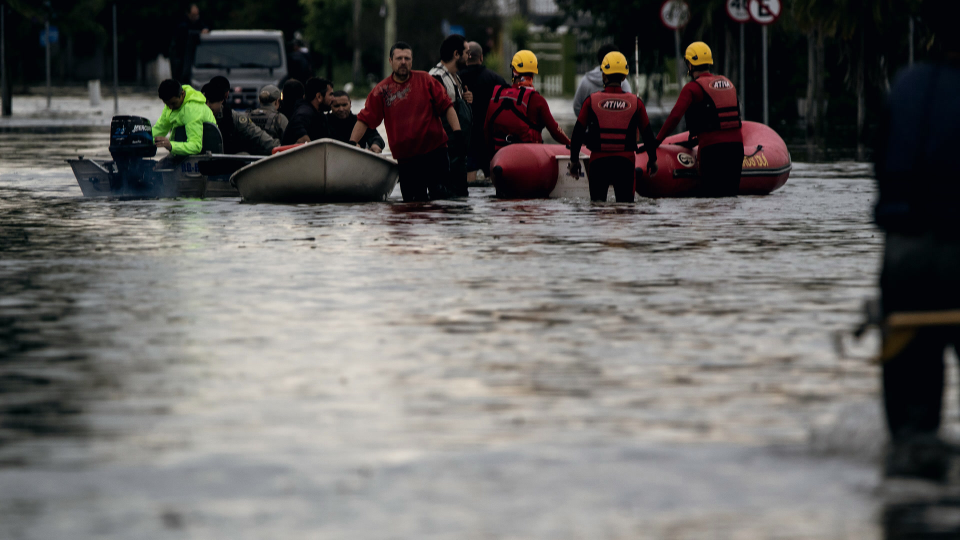
#> input picture docs/submission/deck_final/assets/photos/s01_c009.jpg, 1920 x 1080 px (shown at 1/2 size); its folder holds only this picture in this run
$ python photo_review.py
#> lines starting #> are read from the running program, lines starting #| are printed output that depends on the picture
from pathlib import Path
from PIL import Image,ImageDraw,ImageFont
R=Path(__file__).resolve().parents[2]
pics=list((R/'tools/video/assets/photos').glob('*.jpg'))
im=Image.new('RGB',(1200,math.ceil(len(pics)/3)*260),'#071017') if False else Image.new('RGB',(1200,520),'#071017')
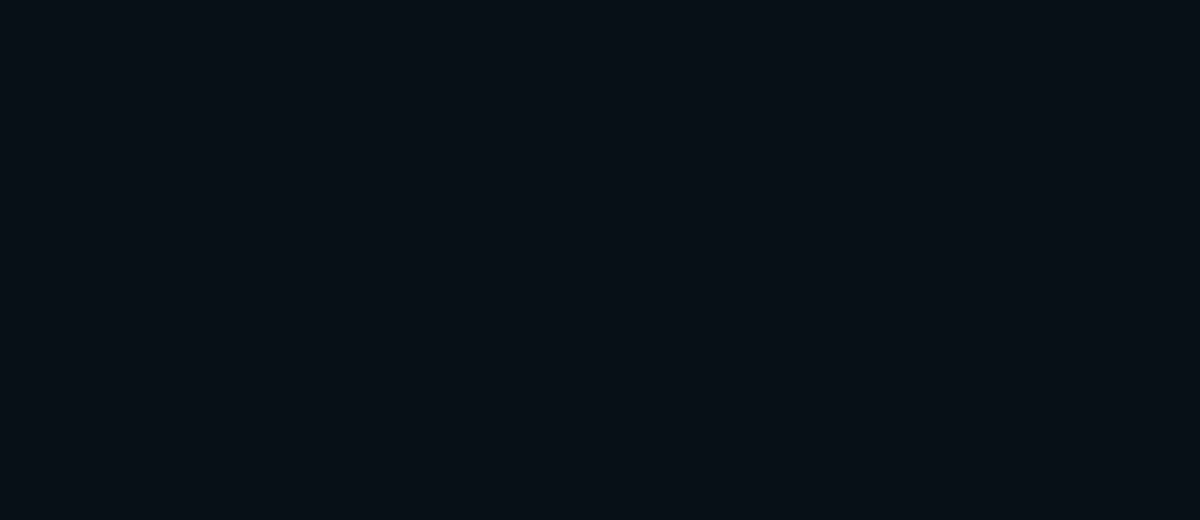
#> im: PIL image 1200x520 RGB; mean R, G, B 7, 16, 23
d=ImageDraw.Draw(im)
for i,p in enumerate(pics):
    a=Image.open(p);a.thumbnail((390,220));x=(i%3)*400;y=(i//3)*260;im.paste(a,(x,y));d.text((x+8,y+228),p.stem,fill='white')
#> further down, a is the input picture: PIL image 1920x1080 RGB; mean R, G, B 101, 99.4, 97.5
#> after `a.thumbnail((390, 220))`:
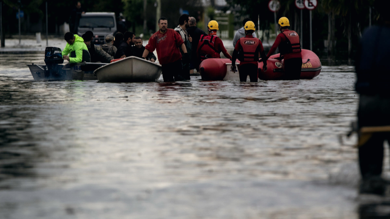
#> a: PIL image 390x219 RGB; mean R, G, B 101.2, 99.5, 97.6
#> after `im.paste(a, (x, y))`:
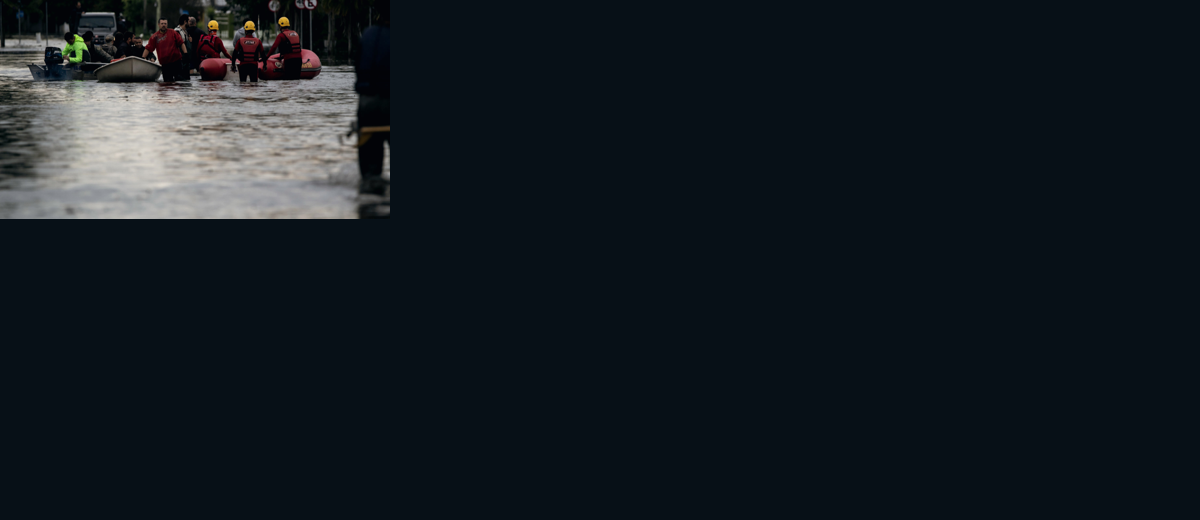
#> im: PIL image 1200x520 RGB; mean R, G, B 19.9, 27.4, 33.2
im.save(R/'out/video/final/photos-review.jpg')

$ run again, on docs/submission/deck_final/assets/photos/s11_c027.jpg
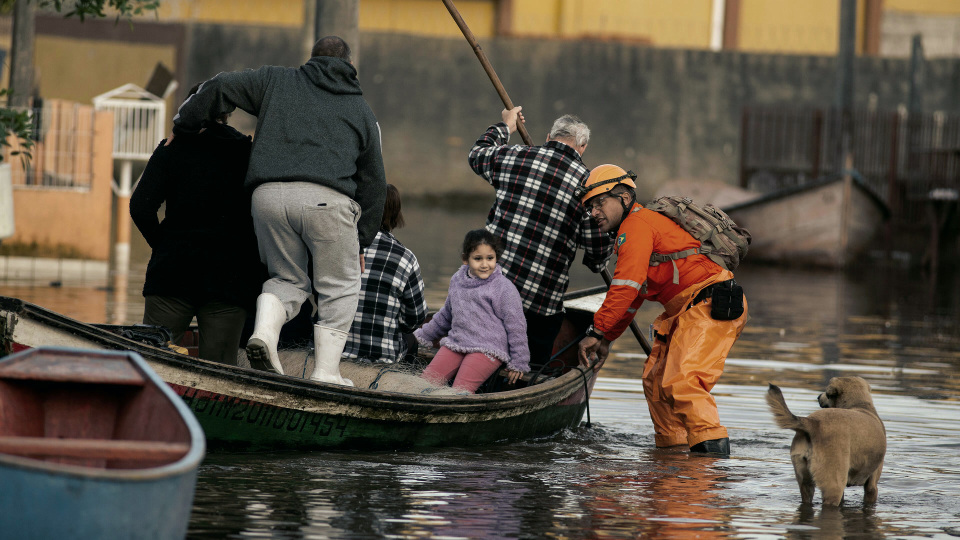
#> input picture docs/submission/deck_final/assets/photos/s11_c027.jpg, 1920 x 1080 px (shown at 1/2 size)
#> a is the input picture: PIL image 1920x1080 RGB; mean R, G, B 91.6, 81.8, 69.2
#> `a.thumbnail((390, 220))`:
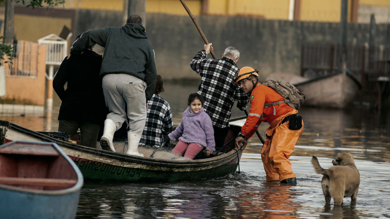
#> a: PIL image 390x219 RGB; mean R, G, B 91.7, 81.9, 69.3
#> `im.paste(a, (x, y))`:
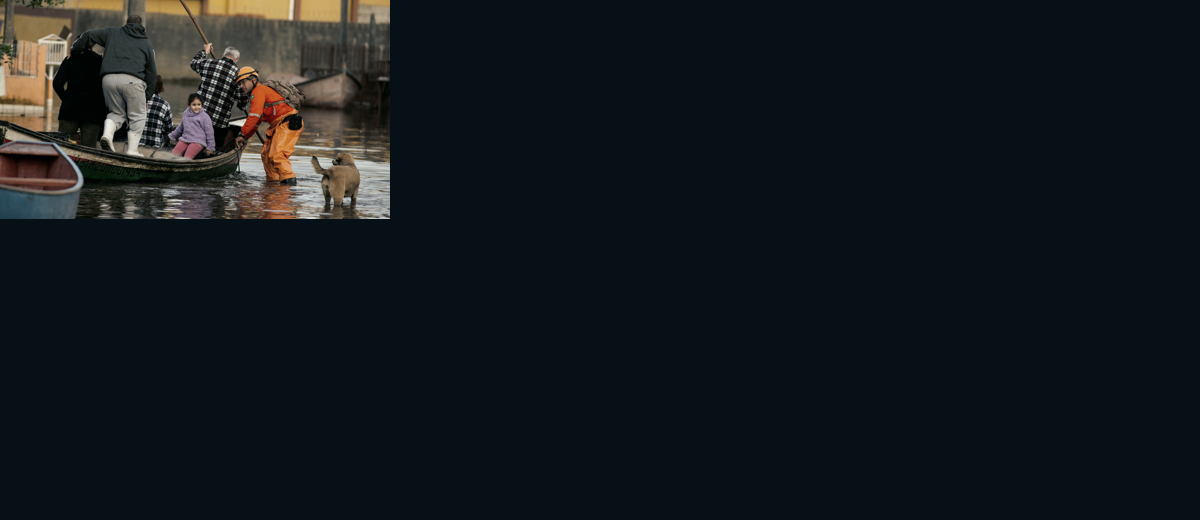
#> im: PIL image 1200x520 RGB; mean R, G, B 18.6, 25, 29.3

$ run again, on docs/submission/deck_final/assets/photos/s01_c015.jpg
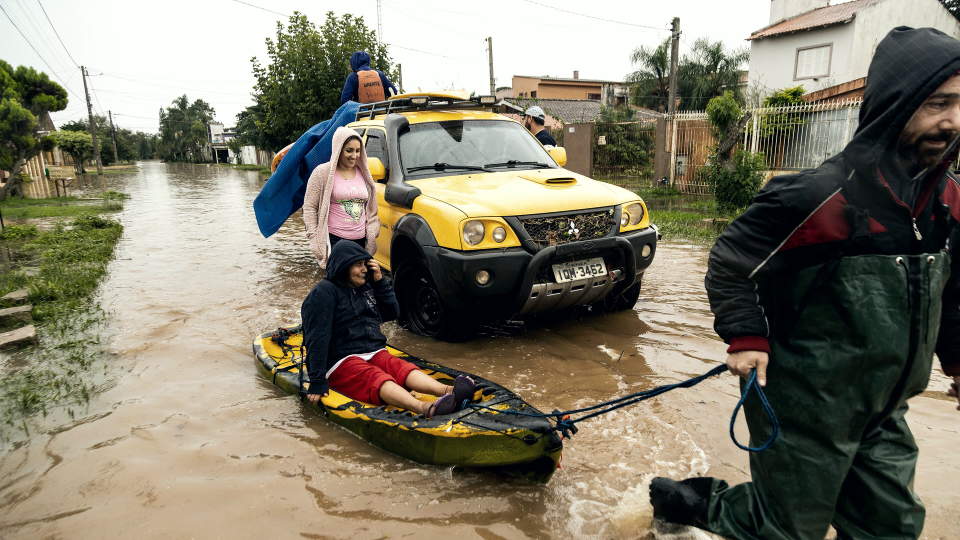
#> input picture docs/submission/deck_final/assets/photos/s01_c015.jpg, 1920 x 1080 px (shown at 1/2 size)
#> a is the input picture: PIL image 1920x1080 RGB; mean R, G, B 129.1, 124.2, 107.4
#> `a.thumbnail((390, 220))`:
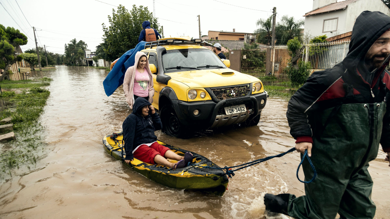
#> a: PIL image 390x219 RGB; mean R, G, B 129.2, 124.3, 107.5
#> `im.paste(a, (x, y))`:
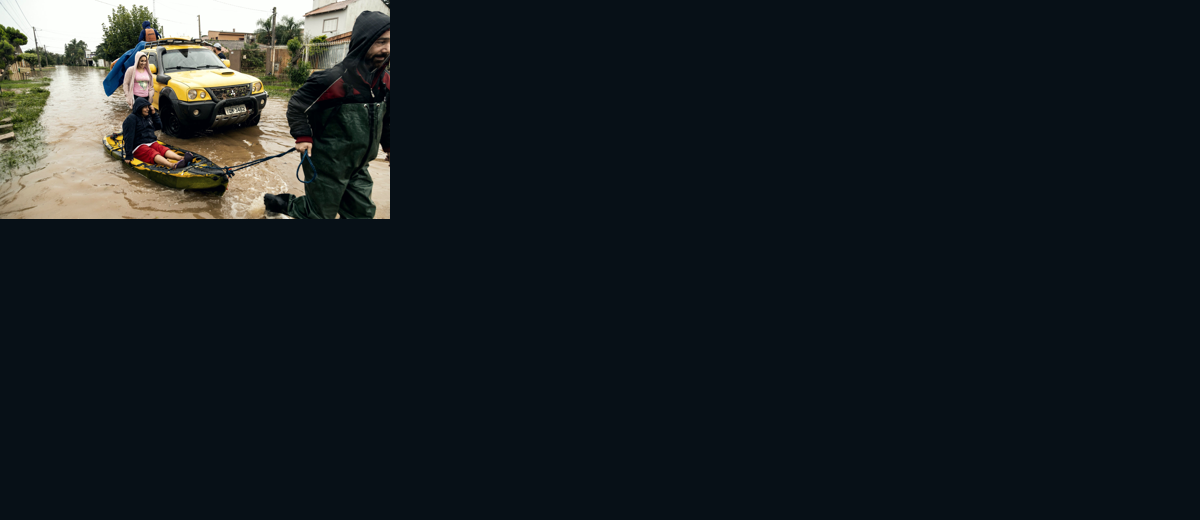
#> im: PIL image 1200x520 RGB; mean R, G, B 23.7, 30.8, 34.6
